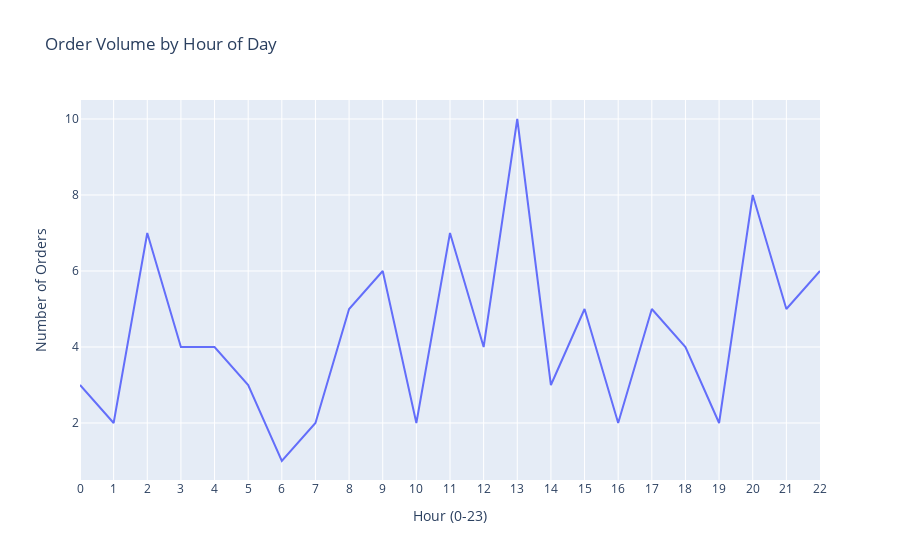

The notebook cell this image was saved under:
### Markdown cell above
* The Average user takes about 2 weeks to place their first order after signing up.

* The minimum gap is 1 day, proving that some users purchase after signing up.

### Code cell
# 3- What are the peak hours of the day for ordering?

q3_table = df['hour'].dropna().value_counts().reset_index()
q3_table.columns = ['hour', 'order_count']
q3_table = q3_table.sort_values('hour')
display(q3_table)

fig3 = px.line(
    q3_table, 
    x='hour', 
    y='order_count',
    title='Order Volume by Hour of Day',
    labels={'hour': 'Hour (0-23)', 'order_count': 'Number of Orders'}
)
fig3.update_xaxes(dtick=1) 
fig3.show()
save_fig(fig3, FIGS / "Q3_peak_hours.png")

### Figure 1 — Plotly figure (JSON) as saved in the notebook; plotly's stock layout.template omitted (floating-point values rounded to 4 significant figures)
{"data": [{"hovertemplate": "Hour (0-23)=%{x}<br>Number of Orders=%{y}<extra></extra>", "legendgroup": "", "line": {"color": "#636efa", "dash": "solid"}, "marker": {"symbol": "circle"}, "mode": "lines", "name": "", "orientation": "v", "showlegend": false, "type": "scatter", "x": [0, 1, 2, 3, 4, 5, 6, 7, 8, 9, 10, 11, 12, 13, 14, 15, 16, 17, 18, 19, 20, 21, 22], "xaxis": "x", "y": [3, 2, 7, 4, 4, 3, 1, 2, 5, 6, 2, 7, 4, 10, 3, 5, 2, 5, 4, 2, 8, 5, 6], "yaxis": "y"}], "layout": {"legend": {"tracegroupgap": 0}, "title": {"text": "Order Volume by Hour of Day"}, "xaxis": {"anchor": "y", "domain": [0, 1], "dtick": 1, "title": {"text": "Hour (0-23)"}}, "yaxis": {"anchor": "x", "domain": [0, 1], "title": {"text": "Number of Orders"}}}}
